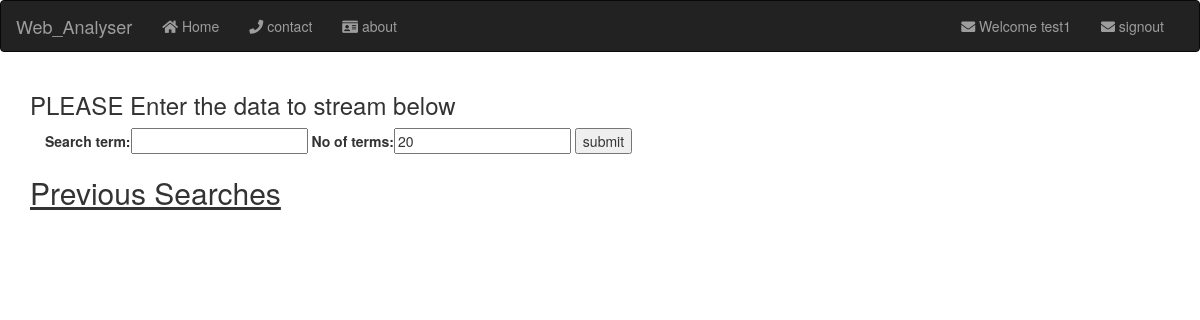
Before: /tweepy/ (signed in) with the older database file.
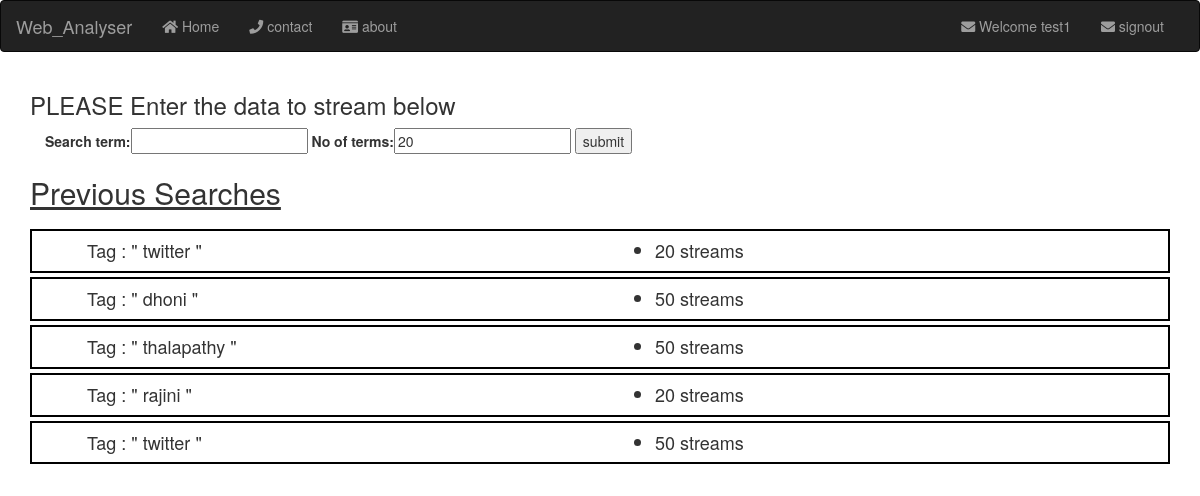
After: the same page with the newer database file.
### testtwee/models.py (models this page shows, shortened)
class Search(models.Model):
    search_term = models.CharField(max_length=50)
    no_of_terms = models.IntegerField(default=20)

### testtwee/views.py (the view, shortened to what this page needs)
# urls.py: path('', views.index , name = "testtweeindex"),
@login_required
def index(request):
    historylist = []
    class Analysis:
        def __init__(self, term,numb):
            self.term = term
            self.number = numb
            self.sentiment = 0
            self.subjectivity = 0
            self.url = 'https://en.wikipedia.org/wiki/{0}'.format(self.term)
            self.tweets = []
            self.tweetText = []
    class SentimentAnalysis:
        def __init__(self):
            self.tweets = []
            self.tweetText = []
    if(request.method == "GET"):
            history = Search.objects.all().order_by('-id')[:5]
            search = Inputform()
            return render(request, "getinput.html" , {"search_form" : search , "history" : history})

### testtwee/forms.py
class Inputform(forms.ModelForm):
    class Meta:
        model = Search
        fields = ("search_term", "no_of_terms")

### templates/getinput.html (shortened to what this page needs)
<!DOCTYPE html>
{% extends "base.htm" %}
{% load static %}
{% load bootstrap_tags %}
{% block body %}
        <h3>PLEASE Enter the data to stream below</h3>
        <form enctype="multipart/form-data" method="POST">
            <div class="container sign-form">
                {{ search_form |as_bootstrap  }}
                <input type="submit" class = “btn btn-default” name="submit" value="submit">
                </div>
            </form>
        </div>
        <div class="container" style="margin-bottom: 10px;">
            <h2> <u> Previous Searches  </u> </h2>
        </div>
        <div class="container" >
            <div class="col-md-12">
                {% for items in history %}
                    <div class="row hist" >
                        <div class="col-md-6">
                            <ul style="list-style: none;">
                                <h4><li>Tag : " {{items.search_term}} "</li></h4>
                            </ul>
                        </div>
                        <div class="col-md-6">
                            <ul>
                                <h4><li> {{items.no_of_terms}} streams</li></h4>
                            </ul>
                        </div>
                    </div>
                {%endfor%}
            </div>
        </div>
{% endblock %}

### templates/base.htm (shortened to what this page needs)
<!DOCTYPE html>
{% load static %}
<html lang="en">
<head>
    <link rel="stylesheet" href="https://maxcdn.bootstrapcdn.com/bootstrap/3.3.7/css/bootstrap.min.css">
    <link rel="stylesheet" href="https://use.fontawesome.com/releases/v5.7.0/css/all.css">
    <link rel="stylesheet" href="{% static 'css/base.css' %}">
</head>
<body>
    <nav class="navbar navbar-inverse ">
        <div class="container-fluid">
            <div class="navbar-header">
                <a class="navbar-brand" href="/">Web_Analyser</a>
            </div>
            <ul class="nav navbar-nav">
                <li> <a href="/"> <i class="fa fa-home" aria-hidden="true"> </i>  Home</a> </li>
                <li><a href=" {% url 'homepage:contact' %}"> <i class="fa fa-phone" aria-hidden="true"></i></i> contact</a></li>
                <li><a href="{% url 'homepage:about' %}"> <i class="fa fa-id-card" aria-hidden="true"></i> about</a></li>
            </ul>
            {% if user.is_authenticated %}
            <ul class = "nav navbar-nav navbar-right">
                <li><a href=""> <i class="fa fa-envelope" aria-hidden="true"></i> Welcome {{user.username}} </a></li>
                <li style="padding-right: 20px;"><a href="{% url 'registration:signout' %}"> <i class="fa fa-envelope" aria-hidden="true"></i> signout </a></li>
            {% endif %}
        </div>
    </nav>
    <div class="container">
        {% block body %}
        {% endblock %}
</body>
</html>

### static/css/base.css (style rules this page uses)
.hist { border: 2px solid black; margin-bottom: 4px; }

Changed rows visible on the page:
added Search: search_term "twitter", no_of_terms "20"
added Search: search_term "dhoni", no_of_terms "50"
added Search: search_term "thalapathy", no_of_terms "50"
added Search: search_term "rajini", no_of_terms "20"
added Search: search_term "twitter", no_of_terms "50"
